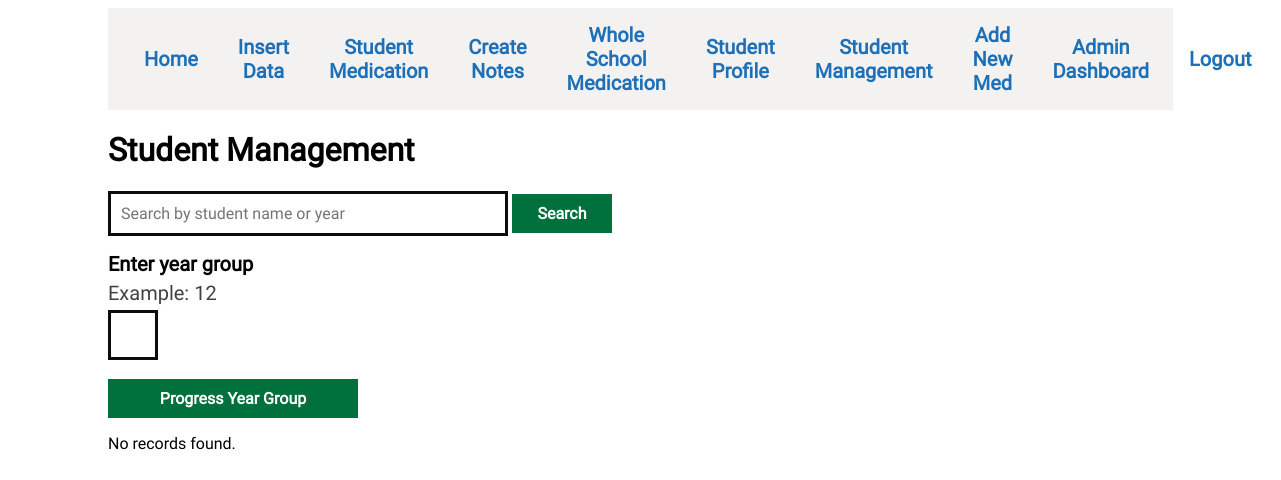
The app's page /edit_details/student_table.php, older data.
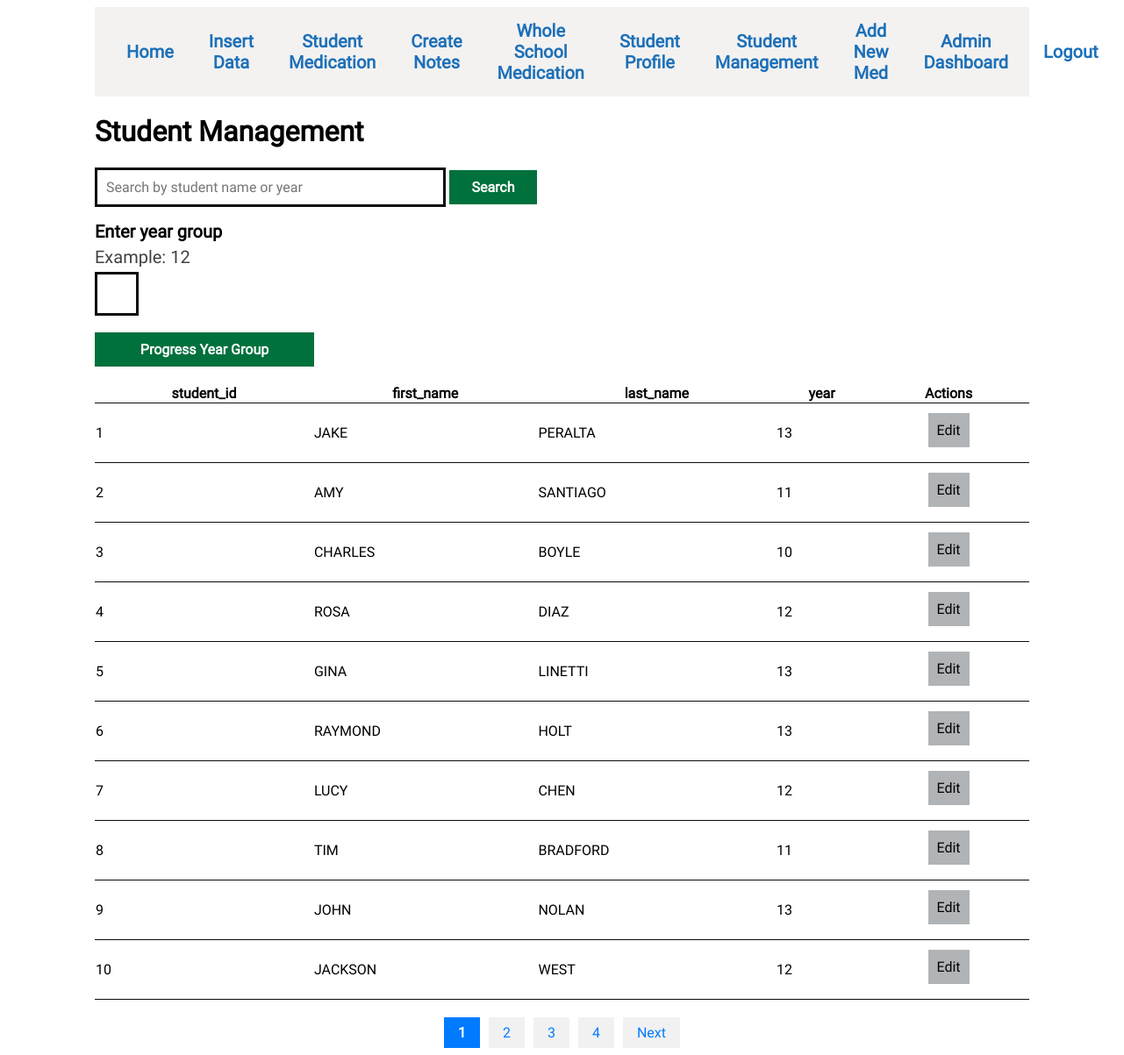
The same page, newer data.
### tables this page shows
CREATE TABLE `students` (
  `student_id` int(10) UNSIGNED NOT NULL,
  `first_name` text NOT NULL,
  `last_name` text NOT NULL,
  `year` text NOT NULL
);

### edit_details/student_table.php (the view, shortened to what this page needs)
<link rel="stylesheet" href="../assets/style/style.css">
<body>
<div class="full_page_styling">
<div>
        <ul class="nav_bar">
            <div class="nav_left">
                <li class="navbar_li"><a href="../dashboard/dashboard.php">Home</a></li>
                <li class="navbar_li"><a href="../insert_data/insert_data_home.php">Insert Data</a></li>
                <li class="navbar_li"><a href="../bigtable/bigtable.php">Student Medication</a></li>
                <li class="navbar_li"><a href="../log/log_form.php">Create Notes</a></li>
                <li class="navbar_li"><a href="../whole_school/whole_school_table.php">Whole School Medication</a></li>
                <li class="navbar_li"><a href="../student_profile/student_profile.php">Student Profile</a></li>
                <li class="navbar_li"><a href="../edit_details/student_table.php">Student Management</a></li>
                <li class="navbar_li"><a href="../log-new-med/log_new_med.php">Add New Med</a></li>
            </div>
            <div class="nav_left">
                <li class="navbar_li"><a href="../admin/admin_dashboard.php">Admin Dashboard</a></li>
                <li class="navbar_li"><a href="../logout.php">Logout</a></li>
            </div>
        </ul>
    </div>
    <h1>Student Management</h1>
    <div id="search-bar">
        <form method="GET" action="">
            <input
                type="text"
                name="search"
                class = "search_bar"
                placeholder="Search by student name or year"
                value="<?php echo htmlspecialchars(isset($_GET['search']) ? $_GET['search'] : ''); ?>"
            >
            <button class="small_submit" type="submit">Search</button>
        </form>
    </div>
    <div id="progress-year">
        <form method="GET" action="">
            <div class='text-element'>Enter year group</div>
            <div class='text-element-faded'>Example: 12</div>
            <input class="small_int_input" type="text" id="year" name="year" required>
            <br><br>
            <button class="submit" type="submit" name="progress">Progress Year Group</button>
        </form>
    </div>
    <?php
    include "../server/db_connect.php";
    $results_per_page = 10;
    $page = isset($_GET['page']) ? intval($_GET['page']) : 1;
    $start_from = ($page - 1) * $results_per_page;
    $search_term = isset($_GET['search']) ? trim($_GET['search']) : '';
    try {
        $total_sql = "SELECT COUNT(*) AS total_records FROM students WHERE CONCAT(first_name, ' ', last_name) LIKE :search OR year LIKE :search";
        $total_stmt = $conn->prepare($total_sql);
        $search_param = '%' . $search_term . '%';
        $total_stmt->bindParam(':search', $search_param, PDO::PARAM_STR);
        $total_stmt->execute();
        $total_records = $total_stmt->fetch(PDO::FETCH_ASSOC)['total_records'];
        $total_pages = ceil($total_records / $results_per_page);
        $sql = "SELECT * FROM students WHERE CONCAT(first_name, ' ', last_name) LIKE :search OR year LIKE :search LIMIT :limit OFFSET :offset";
        $stmt = $conn->prepare($sql);
        $stmt->bindParam(':search', $search_param, PDO::PARAM_STR);
        $stmt->bindParam(':limit', $results_per_page, PDO::PARAM_INT);
        $stmt->bindParam(':offset', $start_from, PDO::PARAM_INT);
        $stmt->execute();
        $results = $stmt->fetchAll(PDO::FETCH_ASSOC);
        if ($results) {
            echo "<table class='big_table'>";
            echo "<tr>";
            foreach (array_keys($results[0]) as $header) {
                echo "<th>" . htmlspecialchars($header) . "</th>";
            }
            echo "<th>Actions</th>";
            echo "</tr>";
            foreach ($results as $row) {
                echo "<tr>";
                foreach ($row as $value) {
                    echo "<td>" . htmlspecialchars($value) . "</td>";
                }
                echo "<td >
                        <div class='centered-form'>
                            <form method='GET' action='edit_student.php'>
                                <input type='hidden' name='student_id' value='" . htmlspecialchars($row['student_id']) . "'>
                                <button class='secondary_button' type='submit'>Edit</button>
                            </form>
                        </div>
                    </td>";
                echo "</tr>";
            }
            echo "</table>";
        } else {
            echo "No records found.";
        }
        echo "</div>";
        echo "<div class='pagination'>";
        for ($i = 1; $i <= $total_pages; $i++) {
            if ($i == $page) {
                echo "<span class='active'>$i</span>";
            } else {
                echo "<a href='?search=" . urlencode($search_term) . "&page=$i'>$i</a>";
            }
        }
        if ($page < $total_pages) {
            echo "<a href='?search=" . urlencode($search_term) . "&page=" . ($page + 1) . "'>Next</a>";
        }
        echo "</div>";
    } catch (PDOException $e) {
        die("<p class='error'>Database error: " . htmlspecialchars($e->getMessage()) . "</p>");
    }
    ?>
</body>

Row changes from the older to the newer data that the page shows:
added students: student_id "1", first_name "JAKE", last_name "PERALTA", year "13"
added students: student_id "2", first_name "AMY", last_name "SANTIAGO", year "11"
added students: student_id "3", first_name "CHARLES", last_name "BOYLE", year "10"
added students: student_id "4", first_name "ROSA", last_name "DIAZ", year "12"
added students: student_id "5", first_name "GINA", last_name "LINETTI", year "13"
added students: student_id "6", first_name "RAYMOND", last_name "HOLT", year "13"
added students: student_id "7", first_name "LUCY", last_name "CHEN", year "12"
added students: student_id "8", first_name "TIM", last_name "BRADFORD", year "11"
added students: student_id "9", first_name "JOHN", last_name "NOLAN", year "13"
added students: student_id "10", first_name "JACKSON", last_name "WEST", year "12"
Text that changed along with them:
new list line: "student_id"
new list line: "first_name"
new list line: "last_name"
new list line: "year"
text no longer shown: "No records found."
text now shown: "Actions Next"
new list line: "1"
new list line: "2"
new list line: "3"
new list line: "4"
